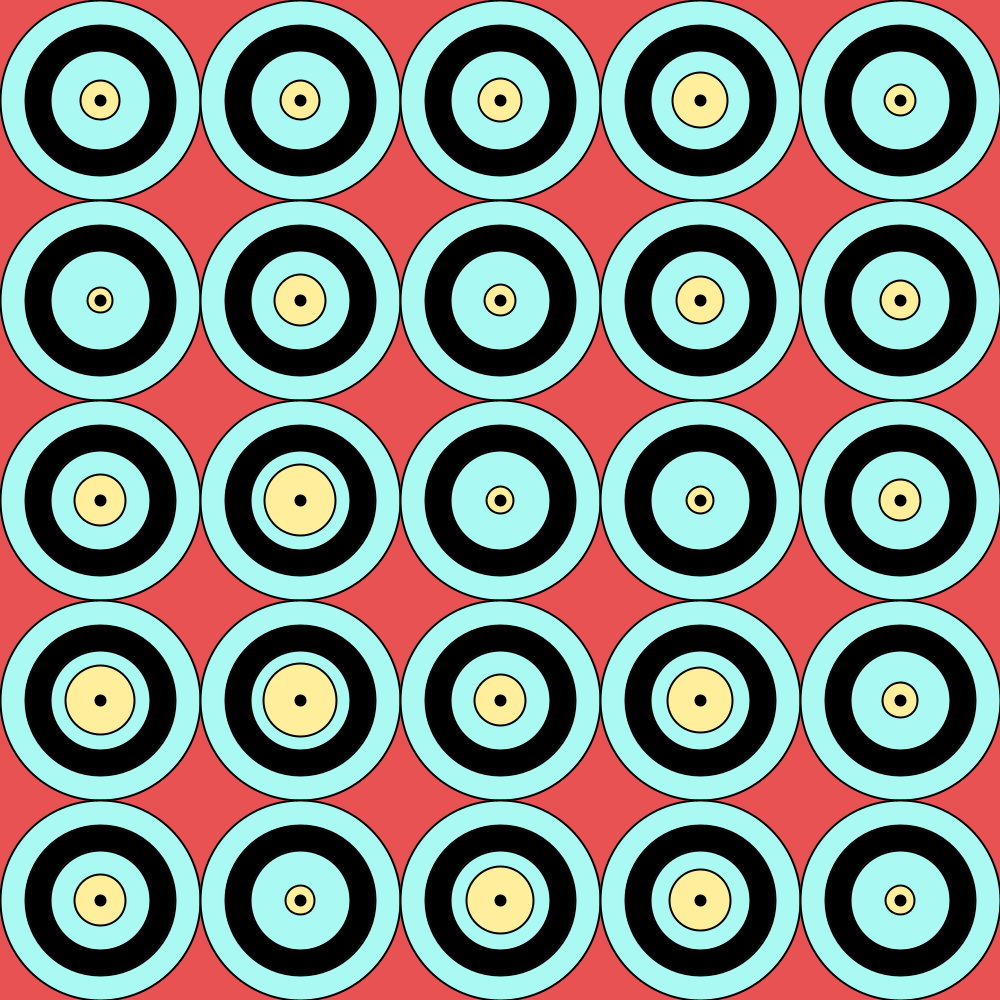
Frame 1 (no input)
Frame 60 (the mouse pressed at the canvas centre just before this capture): identical to frame 1, image omitted
Frame 120 (the mouse held since frame 60 and released just before this capture): identical to frame 1, image omitted

The Processing sketch that drew this single still picture (run headless with seeded random() and noise(); from frame 60 on, the mouse is pressed at the canvas centre):

// Processing sketch: processing_146818
// ── processing_146818.pde


float sizeRandom;
float rando = 25;
int x = 0;


void setup(){
  size(1000,1000);
  translate(100,100);
  background(232,82,82);
  repeatShape();

}

void draw(){
}

void repeatShape(){
  noStroke();
  for (int i=0; i < 25; i++){
    rando = random(0,255);
    sizeRandom = random(25,80);
    photo();
    translate(200,0);
    x++;
    if (x == 5){
      x = 0;
      translate (-1000,200);
      
    }
  }
}

void photo(){
  
    fill(241,0,0);
    strokeWeight(2);
    stroke(0,0,0);
    fill(0,0,0);
    ellipse(0,0,100,100);
    fill(170,250,243);
    ellipse(0,0,200,200);
    fill(0,0,0);
    ellipse(0,0,150,150);
    fill(170,250,243);
    ellipse(0,0,80,80);
    fill(0,0,0);
    ellipse(0,0,50,50);
    fill(170,250,243);
    ellipse(0,0,25,25);
    fill(0,0,0);
    ellipse(0,0,5,5);
    fill(170,250,243);
 
    ellipse(0,0,100,100);
    fill(255,239,157);
    ellipse(0,0,sizeRandom,sizeRandom);
    fill(0,0,0);
    ellipse(0,0,10,10);
       /*
    fill(0,24,232);

    triangle(0,55,-55,250,55,250);
    fill(255,226,180);
    ellipse(0,0,250,150);
    strokeWeight(3);
    stroke(255,255,255);
    fill(97,224,229);

    ellipse(-37.5,-30,30,30);
    ellipse(37.5,-30,30,30);
    noStroke();
    fill(0,0,0);
    ellipse(-37.5,-30,20,20);
    ellipse(37.5,-30,20,20);
    fill(255,255,255);
    ellipse(-34,-25,5,5);
    ellipse(40,-25,5,5);
    fill(229,97,122);
    arc(-8, 35, 60, 50, 0, PI+QUARTER_PI, CHORD);
    fill(17,0,219);
    rect(10, -70, 160, 30);
    ellipse(0,-120,150,110);
    ellipse(-56,-106,50,90);
    fill(225,226,180);
    noStroke();
    fill(240,189,196);
    ellipse(-90,10,44,44);
    ellipse(90,10,44,44);
    noStroke();
    fill(240,229,189);
    triangle(0,-20,-15,10,15,10);
    fill(0,0,0);
    ellipse(-5,5,3,5);
    ellipse(5,5,3,5); 
    */
  
}
